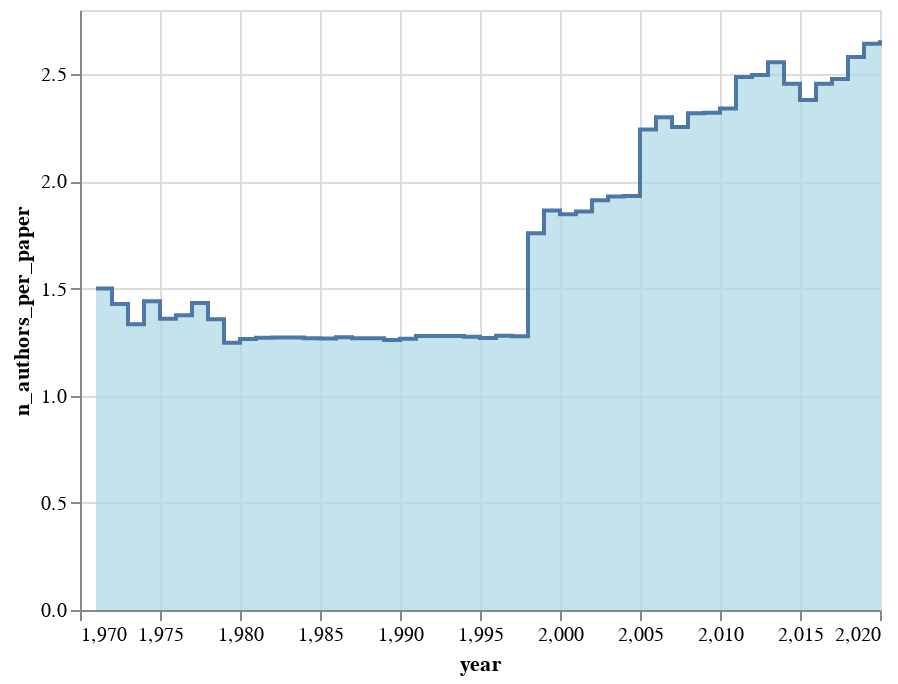

The cell this chart's notebook holds for it:
### Code cell
alt.Chart(df_summary).mark_area(
    color="lightblue",
    interpolate='step-after',
    line=True
).encode(
    x='year',
    y='n_authors_per_paper'
)

### Figure 1 — Vega-Lite specification as saved in the notebook (floating-point values rounded to 4 significant figures)
{"config": {"view": {"continuousWidth": 400, "continuousHeight": 300}}, "data": {"name": "data-b0d64454579e5b17c1b44d523476cb66"}, "mark": {"type": "area", "color": "lightblue", "interpolate": "step-after", "line": true}, "encoding": {"x": {"type": "quantitative", "field": "year"}, "y": {"type": "quantitative", "field": "n_authors_per_paper"}}, "$schema": "https://vega.github.io/schema/vega-lite/v4.8.1.json", "datasets": {"data-b0d64454579e5b17c1b44d523476cb66": [{"year": 1971, "n_authors": 35, "n_papers": 28, "n_authors_per_paper": 1.5, "n_papers_per_author": 1.2, "n_collabs": 13, "n_isolates": 12, "mean_collabs": 0.7429, "largest_component": 0.1143, "deg_assort": -0.2133, "avg_clustering": 0.0, "transitivity": 0.0}, {"year": 1972, "n_authors": 58, "n_papers": 42, "n_authors_per_paper": 1.429, "n_papers_per_author": 1.034, "n_collabs": 18, "n_isolates": 22, "mean_collabs": 0.6207, "largest_component": 0.03448, "deg_assort": null, "avg_clustering": 0.0, "transitivity": 0.0}, {"year": 1973, "n_authors": 47, "n_papers": 36, "n_authors_per_paper": 1.333, "n_papers_per_author": 1.021, "n_collabs": 12, "n_isolates": 23, "mean_collabs": 0.5106, "largest_component": 0.04255, "deg_assort": null, "avg_clustering": 0.0, "transitivity": 0.0}, {"year": 1974, "n_authors": 47, "n_papers": 34, "n_authors_per_paper": 1.441, "n_papers_per_author": 1.043, "n_collabs": 15, "n_isolates": 17, "mean_collabs": 0.6383, "largest_component": 0.04255, "deg_assort": null, "avg_clustering": 0.0, "transitivity": 0.0}, {"year": 1975, "n_authors": 161, "n_papers": 131, "n_authors_per_paper": 1.359, "n_papers_per_author": 1.106, "n_collabs": 44, "n_isolates": 74, "mean_collabs": 0.5466, "largest_component": 0.01863, "deg_assort": -0.02326, "avg_clustering": 0.0, "transitivity": 0.0}, {"year": 1976, "n_authors": 120, "n_papers": 96, "n_authors_per_paper": 1.375, "n_papers_per_author": 1.1, "n_collabs": 35, "n_isolates": 54, "mean_collabs": 0.5833, "largest_component": 0.03333, "deg_assort": -0.09804, "avg_clustering": 0.0, "transitivity": 0.0}, {"year": 1977, "n_authors": 103, "n_papers": 81, "n_authors_per_paper": 1.432, "n_papers_per_author": 1.126, "n_collabs": 34, "n_isolates": 38, "mean_collabs": 0.6602, "largest_component": 0.02913, "deg_assort": -0.09677, "avg_clustering": 0.0, "transitivity": 0.0}, {"year": 1978, "n_authors": 34, "n_papers": 28, "n_authors_per_paper": 1.357, "n_papers_per_author": 1.118, "n_collabs": 10, "n_isolates": 14, "mean_collabs": 0.5882, "largest_component": 0.05882, "deg_assort": null, "avg_clustering": 0.0, "transitivity": 0.0}, {"year": 1979, "n_authors": 8860, "n_papers": 7996, "n_authors_per_paper": 1.248, "n_papers_per_author": 1.126, "n_collabs": 1914, "n_isolates": 5197, "mean_collabs": 0.4321, "largest_component": 0.0006772, "deg_assort": 0.01995, "avg_clustering": 0.0, "transitivity": 0.0}, {"year": 1980, "n_authors": 15717, "n_papers": 15008, "n_authors_per_paper": 1.265, "n_papers_per_author": 1.208, "n_collabs": 3797, "n_isolates": 8707, "mean_collabs": 0.4832, "largest_component": 0.000509, "deg_assort": -0.02675, "avg_clustering": 0.0001485, "transitivity": 0.004184}, {"year": 1981, "n_authors": 15820, "n_papers": 15090, "n_authors_per_paper": 1.271, "n_papers_per_author": 1.212, "n_collabs": 3909, "n_isolates": 8603, "mean_collabs": 0.4942, "largest_component": 0.0006321, "deg_assort": 0.0005716, "avg_clustering": 0.0, "transitivity": 0.0}, {"year": 1982, "n_authors": 13248, "n_papers": 12408, "n_authors_per_paper": 1.271, "n_papers_per_author": 1.191, "n_collabs": 3231, "n_isolates": 7205, "mean_collabs": 0.4878, "largest_component": 0.0006793, "deg_assort": -0.01462, "avg_clustering": 0.0, "transitivity": 0.0}, {"year": 1983, "n_authors": 14570, "n_papers": 13565, "n_authors_per_paper": 1.272, "n_papers_per_author": 1.184, "n_collabs": 3527, "n_isolates": 7947, "mean_collabs": 0.4841, "largest_component": 0.0004804, "deg_assort": -0.008598, "avg_clustering": 0.0, "transitivity": 0.0}, {"year": 1984, "n_authors": 14422, "n_papers": 13707, "n_authors_per_paper": 1.268, "n_papers_per_author": 1.206, "n_collabs": 3488, "n_isolates": 7955, "mean_collabs": 0.4837, "largest_component": 0.0007627, "deg_assort": 0.02082, "avg_clustering": 0.0001618, "transitivity": 0.00471}, {"year": 1985, "n_authors": 14106, "n_papers": 13415, "n_authors_per_paper": 1.268, "n_papers_per_author": 1.205, "n_collabs": 3418, "n_isolates": 7728, "mean_collabs": 0.4846, "largest_component": 0.0005671, "deg_assort": 0.004392, "avg_clustering": 0.0, "transitivity": 0.0}, {"year": 1986, "n_authors": 14348, "n_papers": 13360, "n_authors_per_paper": 1.272, "n_papers_per_author": 1.185, "n_collabs": 3513, "n_isolates": 7740, "mean_collabs": 0.4897, "largest_component": 0.000697, "deg_assort": -0.01331, "avg_clustering": 0.0, "transitivity": 0.0}, {"year": 1987, "n_authors": 14471, "n_papers": 13475, "n_authors_per_paper": 1.269, "n_papers_per_author": 1.181, "n_collabs": 3466, "n_isolates": 7976, "mean_collabs": 0.479, "largest_component": 0.0008983, "deg_assort": 0.05712, "avg_clustering": 0.0003686, "transitivity": 0.01172}, {"year": 1988, "n_authors": 13647, "n_papers": 12683, "n_authors_per_paper": 1.268, "n_papers_per_author": 1.179, "n_collabs": 3265, "n_isolates": 7483, "mean_collabs": 0.4785, "largest_component": 0.0005129, "deg_assort": 0.02302, "avg_clustering": 0.0, "transitivity": 0.0}, {"year": 1989, "n_authors": 15746, "n_papers": 14852, "n_authors_per_paper": 1.26, "n_papers_per_author": 1.189, "n_collabs": 3721, "n_isolates": 8757, "mean_collabs": 0.4726, "largest_component": 0.0004446, "deg_assort": -0.009351, "avg_clustering": 0.0, "transitivity": 0.0}, {"year": 1990, "n_authors": 15161, "n_papers": 14224, "n_authors_per_paper": 1.266, "n_papers_per_author": 1.187, "n_collabs": 3636, "n_isolates": 8336, "mean_collabs": 0.4797, "largest_component": 0.0005277, "deg_assort": 0.02035, "avg_clustering": 0.0001979, "transitivity": 0.005714}, {"year": 1991, "n_authors": 15641, "n_papers": 14467, "n_authors_per_paper": 1.278, "n_papers_per_author": 1.182, "n_collabs": 3851, "n_isolates": 8415, "mean_collabs": 0.4924, "largest_component": 0.0005115, "deg_assort": 0.0154, "avg_clustering": 0.0, "transitivity": 0.0}, {"year": 1992, "n_authors": 15973, "n_papers": 14889, "n_authors_per_paper": 1.278, "n_papers_per_author": 1.192, "n_collabs": 3978, "n_isolates": 8567, "mean_collabs": 0.4981, "largest_component": 0.0005008, "deg_assort": 0.07064, "avg_clustering": 0.0003965, "transitivity": 0.02396}, {"year": 1993, "n_authors": 15768, "n_papers": 14683, "n_authors_per_paper": 1.279, "n_papers_per_author": 1.191, "n_collabs": 3910, "n_isolates": 8438, "mean_collabs": 0.4959, "largest_component": 0.0005074, "deg_assort": -0.003961, "avg_clustering": 9.513e-05, "transitivity": 0.005445}, {"year": 1994, "n_authors": 17965, "n_papers": 16970, "n_authors_per_paper": 1.275, "n_papers_per_author": 1.204, "n_collabs": 4480, "n_isolates": 9653, "mean_collabs": 0.4987, "largest_component": 0.000835, "deg_assort": 0.04235, "avg_clustering": 0.0, "transitivity": 0.0}, {"year": 1995, "n_authors": 17882, "n_papers": 16748, "n_authors_per_paper": 1.269, "n_papers_per_author": 1.189, "n_collabs": 4327, "n_isolates": 9758, "mean_collabs": 0.484, "largest_component": 0.0005033, "deg_assort": 0.04411, "avg_clustering": 0.0001305, "transitivity": 0.004854}, {"year": 1996, "n_authors": 17514, "n_papers": 16117, "n_authors_per_paper": 1.28, "n_papers_per_author": 1.178, "n_collabs": 4354, "n_isolates": 9343, "mean_collabs": 0.4972, "largest_component": 0.0003997, "deg_assort": -0.007636, "avg_clustering": 0.0001713, "transitivity": 0.004886}, {"year": 1997, "n_authors": 17462, "n_papers": 15988, "n_authors_per_paper": 1.278, "n_papers_per_author": 1.17, "n_collabs": 4282, "n_isolates": 9388, "mean_collabs": 0.4904, "largest_component": 0.0004009, "deg_assort": 0.01113, "avg_clustering": 0.0, "transitivity": 0.0}, {"year": 1998, "n_authors": 21557, "n_papers": 14482, "n_authors_per_paper": 1.758, "n_papers_per_author": 1.181, "n_collabs": 17871, "n_isolates": 6230, "mean_collabs": 1.658, "largest_component": 0.004685, "deg_assort": 0.8288, "avg_clustering": 0.374, "transitivity": 0.8591}, {"year": 1999, "n_authors": 26441, "n_papers": 17212, "n_authors_per_paper": 1.864, "n_papers_per_author": 1.213, "n_collabs": 25535, "n_isolates": 6745, "mean_collabs": 1.931, "largest_component": 0.004992, "deg_assort": 0.7577, "avg_clustering": 0.4213, "transitivity": 0.8359}, {"year": 2000, "n_authors": 26663, "n_papers": 17873, "n_authors_per_paper": 1.847, "n_papers_per_author": 1.238, "n_collabs": 25841, "n_isolates": 6901, "mean_collabs": 1.938, "largest_component": 0.006038, "deg_assort": 0.8258, "avg_clustering": 0.4107, "transitivity": 0.8388}, {"year": 2001, "n_authors": 24504, "n_papers": 15852, "n_authors_per_paper": 1.86, "n_papers_per_author": 1.203, "n_collabs": 23559, "n_isolates": 6346, "mean_collabs": 1.923, "largest_component": 0.005673, "deg_assort": 0.7124, "avg_clustering": 0.4285, "transitivity": 0.8308}, {"year": 2002, "n_authors": 28400, "n_papers": 18485, "n_authors_per_paper": 1.912, "n_papers_per_author": 1.245, "n_collabs": 29089, "n_isolates": 6718, "mean_collabs": 2.049, "largest_component": 0.02947, "deg_assort": 0.6185, "avg_clustering": 0.4384, "transitivity": 0.788}, {"year": 2003, "n_authors": 27480, "n_papers": 17449, "n_authors_per_paper": 1.929, "n_papers_per_author": 1.225, "n_collabs": 28829, "n_isolates": 6391, "mean_collabs": 2.098, "largest_component": 0.004803, "deg_assort": 0.7948, "avg_clustering": 0.4556, "transitivity": 0.8458}, {"year": 2004, "n_authors": 11193, "n_papers": 6432, "n_authors_per_paper": 1.932, "n_papers_per_author": 1.11, "n_collabs": 11136, "n_isolates": 2806, "mean_collabs": 1.99, "largest_component": 0.005092, "deg_assort": 0.9276, "avg_clustering": 0.4537, "transitivity": 0.9234}, {"year": 2005, "n_authors": 33034, "n_papers": 18775, "n_authors_per_paper": 2.242, "n_papers_per_author": 1.274, "n_collabs": 44784, "n_isolates": 5384, "mean_collabs": 2.711, "largest_component": 0.09136, "deg_assort": 0.6143, "avg_clustering": 0.545, "transitivity": 0.7351}, {"year": 2006, "n_authors": 34145, "n_papers": 18837, "n_authors_per_paper": 2.3, "n_papers_per_author": 1.269, "n_collabs": 48534, "n_isolates": 5061, "mean_collabs": 2.843, "largest_component": 0.07846, "deg_assort": 0.6835, "avg_clustering": 0.5567, "transitivity": 0.7646}, {"year": 2007, "n_authors": 47580, "n_papers": 28125, "n_authors_per_paper": 2.254, "n_papers_per_author": 1.332, "n_collabs": 69576, "n_isolates": 7609, "mean_collabs": 2.925, "largest_component": 0.1646, "deg_assort": 0.5609, "avg_clustering": 0.5437, "transitivity": 0.7004}, {"year": 2008, "n_authors": 59667, "n_papers": 35104, "n_authors_per_paper": 2.318, "n_papers_per_author": 1.364, "n_collabs": 92181, "n_isolates": 8751, "mean_collabs": 3.09, "largest_component": 0.2003, "deg_assort": 0.5342, "avg_clustering": 0.5646, "transitivity": 0.6902}, {"year": 2009, "n_authors": 70702, "n_papers": 41251, "n_authors_per_paper": 2.32, "n_papers_per_author": 1.354, "n_collabs": 113433, "n_isolates": 10591, "mean_collabs": 3.209, "largest_component": 0.2118, "deg_assort": 0.8821, "avg_clustering": 0.564, "transitivity": 0.7853}, {"year": 2010, "n_authors": 65676, "n_papers": 37039, "n_authors_per_paper": 2.34, "n_papers_per_author": 1.32, "n_collabs": 100742, "n_isolates": 9570, "mean_collabs": 3.068, "largest_component": 0.1823, "deg_assort": 0.7687, "avg_clustering": 0.5725, "transitivity": 0.7523}, {"year": 2011, "n_authors": 67938, "n_papers": 36226, "n_authors_per_paper": 2.488, "n_papers_per_author": 1.327, "n_collabs": 116363, "n_isolates": 8740, "mean_collabs": 3.426, "largest_component": 0.2069, "deg_assort": 0.6723, "avg_clustering": 0.5995, "transitivity": 0.7055}, {"year": 2012, "n_authors": 66880, "n_papers": 35059, "n_authors_per_paper": 2.496, "n_papers_per_author": 1.308, "n_collabs": 113423, "n_isolates": 8323, "mean_collabs": 3.392, "largest_component": 0.2006, "deg_assort": 0.6344, "avg_clustering": 0.6077, "transitivity": 0.725}, {"year": 2013, "n_authors": 41771, "n_papers": 19696, "n_authors_per_paper": 2.556, "n_papers_per_author": 1.205, "n_collabs": 67267, "n_isolates": 5049, "mean_collabs": 3.221, "largest_component": 0.08073, "deg_assort": 0.6317, "avg_clustering": 0.6296, "transitivity": 0.8003}, {"year": 2014, "n_authors": 68363, "n_papers": 37226, "n_authors_per_paper": 2.456, "n_papers_per_author": 1.337, "n_collabs": 114852, "n_isolates": 8417, "mean_collabs": 3.36, "largest_component": 0.2105, "deg_assort": 0.911, "avg_clustering": 0.6033, "transitivity": 0.8042}, {"year": 2015, "n_authors": 67181, "n_papers": 36610, "n_authors_per_paper": 2.38, "n_papers_per_author": 1.297, "n_collabs": 99874, "n_isolates": 8830, "mean_collabs": 2.973, "largest_component": 0.1344, "deg_assort": 0.5224, "avg_clustering": 0.5833, "transitivity": 0.7345}, {"year": 2016, "n_authors": 72588, "n_papers": 38587, "n_authors_per_paper": 2.455, "n_papers_per_author": 1.305, "n_collabs": 115138, "n_isolates": 8665, "mean_collabs": 3.172, "largest_component": 0.1615, "deg_assort": 0.7194, "avg_clustering": 0.6025, "transitivity": 0.754}, {"year": 2017, "n_authors": 73079, "n_papers": 38305, "n_authors_per_paper": 2.479, "n_papers_per_author": 1.299, "n_collabs": 115579, "n_isolates": 8428, "mean_collabs": 3.163, "largest_component": 0.1701, "deg_assort": 0.6176, "avg_clustering": 0.6045, "transitivity": 0.7548}, {"year": 2018, "n_authors": 71355, "n_papers": 35528, "n_authors_per_paper": 2.581, "n_papers_per_author": 1.285, "n_collabs": 122699, "n_isolates": 7367, "mean_collabs": 3.439, "largest_component": 0.1816, "deg_assort": 0.8811, "avg_clustering": 0.6283, "transitivity": 0.8138}, {"year": 2019, "n_authors": 75878, "n_papers": 36991, "n_authors_per_paper": 2.642, "n_papers_per_author": 1.288, "n_collabs": 132041, "n_isolates": 7256, "mean_collabs": 3.48, "largest_component": 0.1909, "deg_assort": 0.9046, "avg_clustering": 0.643, "transitivity": 0.8107}, {"year": 2020, "n_authors": 77282, "n_papers": 37152, "n_authors_per_paper": 2.659, "n_papers_per_author": 1.278, "n_collabs": 133958, "n_isolates": 7373, "mean_collabs": 3.467, "largest_component": 0.1917, "deg_assort": 0.6969, "avg_clustering": 0.6467, "transitivity": 0.7676}]}}
